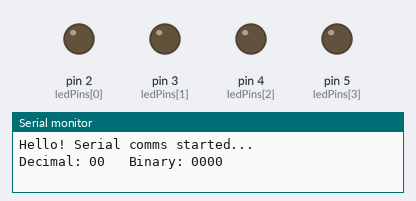
Recording of a sketch running on a simulated Arduino Uno, built with avr-gcc and run on an emulated ATmega328P. Parts: output pins drawn as LEDs (lit = HIGH), the last lines printed to the serial monitor.

Above: at 0.3 s.
At 1.8 s:
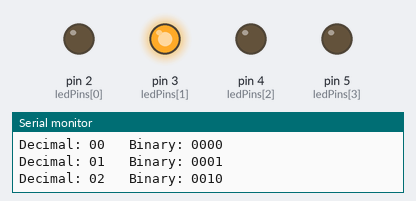
At 3.3 s:
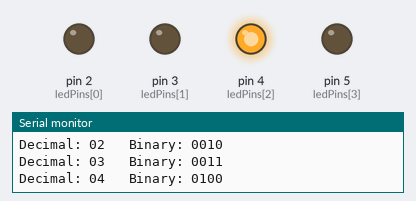
At 7.1 s:
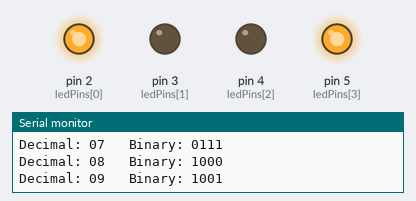
At 10.8 s:
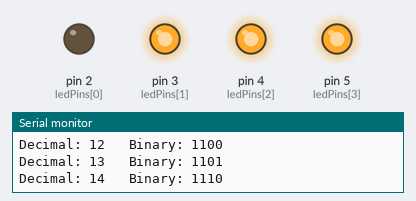
At 14.6 s:
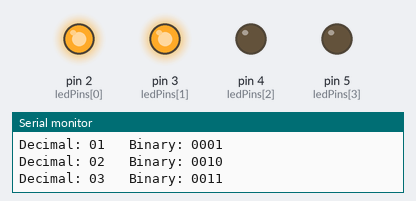
Timing chart, 0 to 15.6 s (numbered marks = the images above):
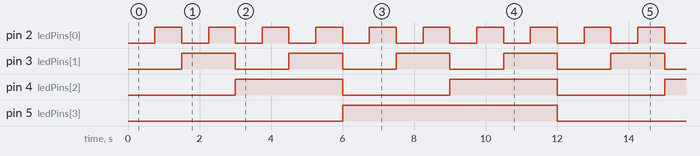

The sketch:

uno_binaryCounter_LEDs.ino
```cpp
/*

  Sketch that uses LEDs to count through 0-15 in Binary
  4-bit numbers
*/

// delay between changing numbers
int time_delay = 750;
// array to make setup of multiple LED pins easier
int ledPins[] = {
  2, 3, 4, 5
};
// the number of pins used
// the array elements are numbered from 0 to (pinCount - 1)
int pinCount = 4;

void setup() {
  // put your setup code here, to run once:

  // Open serial communications and wait for port to open:
  Serial.begin(57600);
  while (!Serial) {
    ; // wait for serial port to connect. Needed for native USB port only
  }
  Serial.println("Hello! Serial comms started...\n");

  // use a for loop to initialize each pin as an output:
  for (int thisPin = 0; thisPin < pinCount; thisPin++) {
    pinMode(ledPins[thisPin], OUTPUT);
  }
}


void loop() {
  // put your main code here, to run repeatedly:

  count_00();
  count_01();
  count_02();
  count_03();
  count_04();
  count_05();
  count_06();
  count_07();
  count_08();
  count_09();
  count_10();
  count_11();
  count_12();
  count_13();
  count_14();
  count_15();
}

void count_00() {
  // function to turn on/off LEDs for respective number
  Serial.println("Decimal: 00\t Binary: 0000");
  digitalWrite(ledPins[0], LOW);
  digitalWrite(ledPins[1], LOW);
  digitalWrite(ledPins[2], LOW);
  digitalWrite(ledPins[3], LOW);
  delay(time_delay);
  digitalWrite(ledPins[0 - 3], LOW);
}

void count_01() {
  Serial.println("Decimal: 01\t Binary: 0001");
  digitalWrite(ledPins[0], HIGH);
  digitalWrite(ledPins[1], LOW);
  digitalWrite(ledPins[2], LOW);
  digitalWrite(ledPins[3], LOW);
  delay(time_delay);
  digitalWrite(ledPins[0 - 3], LOW);
}

void count_02() {
  Serial.println("Decimal: 02\t Binary: 0010");
  digitalWrite(ledPins[0], LOW);
  digitalWrite(ledPins[1], HIGH);
  digitalWrite(ledPins[2], LOW);
  digitalWrite(ledPins[3], LOW);
  delay(time_delay);
  digitalWrite(ledPins[0 - 3], LOW);
}

void count_03() {
  Serial.println("Decimal: 03\t Binary: 0011");
  digitalWrite(ledPins[0], HIGH);
  digitalWrite(ledPins[1], HIGH);
  digitalWrite(ledPins[2], LOW);
  digitalWrite(ledPins[3], LOW);
  delay(time_delay);
  digitalWrite(ledPins[0 - 3], LOW);
}

void count_04() {
  Serial.println("Decimal: 04\t Binary: 0100");
  digitalWrite(ledPins[0], LOW);
  digitalWrite(ledPins[1], LOW);
  digitalWrite(ledPins[2], HIGH);
  digitalWrite(ledPins[3], LOW);
  delay(time_delay);
  digitalWrite(ledPins[0 - 3], LOW);
}

void count_05() {
  Serial.println("Decimal: 05\t Binary: 0101");
  digitalWrite(ledPins[0], HIGH);
  digitalWrite(ledPins[1], LOW);
  digitalWrite(ledPins[2], HIGH);
  digitalWrite(ledPins[3], LOW);
  delay(time_delay);
  digitalWrite(ledPins[0 - 3], LOW);
}

void count_06() {
  Serial.println("Decimal: 06\t Binary: 0110");
  digitalWrite(ledPins[0], LOW);
  digitalWrite(ledPins[1], HIGH);
  digitalWrite(ledPins[2], HIGH);
  digitalWrite(ledPins[3], LOW);
  delay(time_delay);
  digitalWrite(ledPins[0 - 3], LOW);
}

void count_07() {
  Serial.println("Decimal: 07\t Binary: 0111");
  digitalWrite(ledPins[0], HIGH);
  digitalWrite(ledPins[1], HIGH);
  digitalWrite(ledPins[2], HIGH);
  digitalWrite(ledPins[3], LOW);
  delay(time_delay);
  digitalWrite(ledPins[0 - 3], LOW);
}

void count_08() {
  Serial.println("Decimal: 08\t Binary: 1000");
  digitalWrite(ledPins[0], LOW);
  digitalWrite(ledPins[1], LOW);
  digitalWrite(ledPins[2], LOW);
  digitalWrite(ledPins[3], HIGH);
  delay(time_delay);
  digitalWrite(ledPins[0 - 3], LOW);
}

void count_09() {
  Serial.println("Decimal: 09\t Binary: 1001");
  digitalWrite(ledPins[0], HIGH);
  digitalWrite(ledPins[1], LOW);
  digitalWrite(ledPins[2], LOW);
  digitalWrite(ledPins[3], HIGH);
  delay(time_delay);
  digitalWrite(ledPins[0 - 3], LOW);
}

void count_10() {
  Serial.println("Decimal: 10\t Binary: 1010");
  digitalWrite(ledPins[0], LOW);
  digitalWrite(ledPins[1], HIGH);
  digitalWrite(ledPins[2], LOW);
  digitalWrite(ledPins[3], HIGH);
  delay(time_delay);
  digitalWrite(ledPins[0 - 3], LOW);
}

void count_11() {
  Serial.println("Decimal: 11\t Binary: 1011");
  digitalWrite(ledPins[0], HIGH);
  digitalWrite(ledPins[1], HIGH);
  digitalWrite(ledPins[2], LOW);
  digitalWrite(ledPins[3], HIGH);
  delay(time_delay);
  digitalWrite(ledPins[0 - 3], LOW);
}

void count_12() {
  Serial.println("Decimal: 12\t Binary: 1100");
  digitalWrite(ledPins[0], LOW);
  digitalWrite(ledPins[1], LOW);
  digitalWrite(ledPins[2], HIGH);
  digitalWrite(ledPins[3], HIGH);
  delay(time_delay);
  digitalWrite(ledPins[0 - 3], LOW);
}

void count_13() {
  Serial.println("Decimal: 13\t Binary: 1101");
  digitalWrite(ledPins[0], HIGH);
  digitalWrite(ledPins[1], LOW);
  digitalWrite(ledPins[2], HIGH);
  digitalWrite(ledPins[3], HIGH);
  delay(time_delay);
  digitalWrite(ledPins[0 - 3], LOW);
}

void count_14() {
  Serial.println("Decimal: 14\t Binary: 1110");
  digitalWrite(ledPins[0], LOW);
  digitalWrite(ledPins[1], HIGH);
  digitalWrite(ledPins[2], HIGH);
  digitalWrite(ledPins[3], HIGH);
  delay(time_delay);
  digitalWrite(ledPins[0 - 3], LOW);
}

void count_15() {
  Serial.println("Decimal: 15\t Binary: 1111");
  digitalWrite(ledPins[0], HIGH);
  digitalWrite(ledPins[1], HIGH);
  digitalWrite(ledPins[2], HIGH);
  digitalWrite(ledPins[3], HIGH);
  delay(time_delay);
  digitalWrite(ledPins[0 - 3], LOW);
}
```

Measured:
- by itself, pin 2 (ledPins[0]): alternates HIGH for 0.75 s and LOW for 0.75 s
- by itself, pin 3 (ledPins[1]): alternates HIGH for 1.5 s and LOW for 1.5 s
- by itself, pin 4 (ledPins[2]): alternates HIGH for 3.0 s and LOW for 3.0 s
- by itself, pin 5 (ledPins[3]): alternates HIGH for 6.0 s and LOW for 6.0 s
